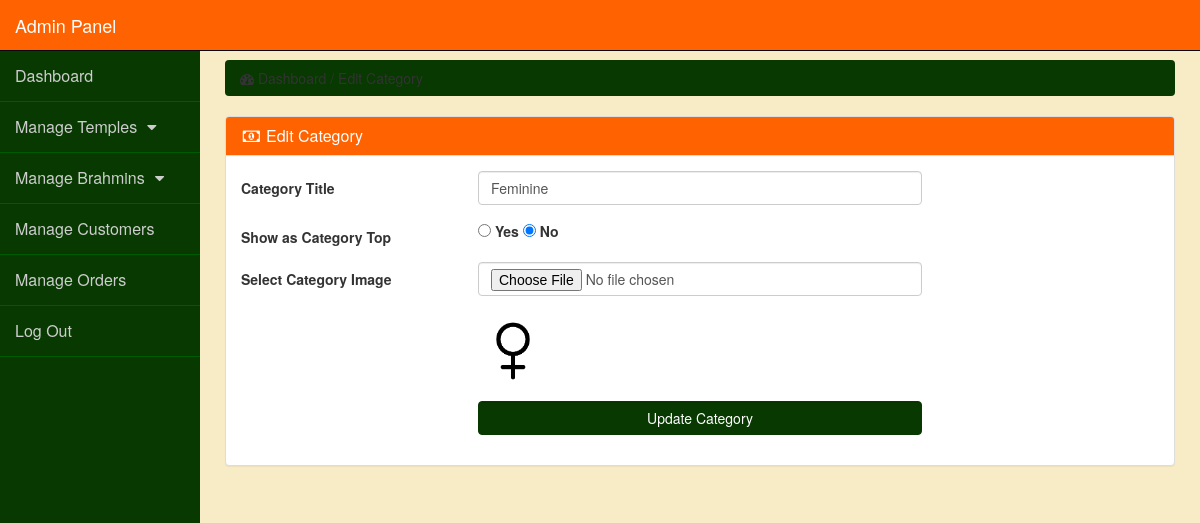
The page /admin_panel/index.php?edit_cat=2 (signed in) on the database its author committed.
### tables this page shows
CREATE TABLE `categories` (
  `cat_id` int(10) NOT NULL,
  `cat_title` text NOT NULL,
  `cat_top` text NOT NULL,
  `cat_image` text NOT NULL
);

### admin_panel/edit_cat.php (the view, shortened to what this page needs)
<?php
if(!isset($_SESSION['admin_email'])){
echo "<script>window.open('login.php','_self')</script>";
}
else {
?>
<?php
if(isset($_GET['edit_cat'])){
$edit_id = $_GET['edit_cat'];
$edit_cat = "select * from categories where cat_id='$edit_id'";
$run_edit = mysqli_query($con,$edit_cat);
$row_edit = mysqli_fetch_array($run_edit);
$c_title = $row_edit['cat_title'];
$c_top = $row_edit['cat_top'];
$c_image = $row_edit['cat_image'];
}
?>
<div class="row">
<div class="col-lg-12">
<ol class="breadcrumb">
<li>
<i class="fa fa-dashboard"></i> Dashboard / Edit Category
</li>
</ol>
</div>
</div>
<div class="row">
<div class="col-lg-12">
<div class="panel panel-default">
<div class="panel-heading">
<h3 class="panel-title">
<i class="fa fa-money fa-fw"></i> Edit Category
</h3>
</div>
<div class="panel-body">
<form class="form-horizontal" action="" method="post" enctype="multipart/form-data">
<div class="form-group">
<label class="col-md-3 control-label">Category Title</label>
<div class="col-md-6">
<input type="text" name="cat_title" class="form-control" value="<?php echo $c_title; ?>">
</div>
</div>
<div class="form-group">
<label class="col-md-3 control-label">Show as Category Top</label>
<div class="col-md-6">
<input type="radio" name="cat_top" value="yes"
<?php if($c_top == 'no'){}else{ echo "checked='checked'"; } ?>>
<label>Yes</label>
<input type="radio" name="cat_top" value="no"
<?php if($c_top == 'no'){ echo "checked='checked'"; }else{} ?>>
<label>No</label>
</div>
</div>
<div class="form-group">
<label class="col-md-3 control-label">Select Category Image</label>
<div class="col-md-6">
<input type="file" name="cat_image" class="form-control">
<br>
<img src="other_images/<?php echo $c_image; ?>" width="70" height="70" >
</div>
</div>
<div class="form-group">
<label class="col-md-3 control-label"></label>
<div class="col-md-6">
<input type="submit" name="update" value="Update Category" class="btn btn-primary form-control">
</div>
</div>
</form>
</div>
</div>
</div>
</div>
<?php } ?>

### admin_panel/css/style.css (style rules this page uses)
body { margin-top:100px; background-color: #f8ecc6; }
@media (min-width: 768px) { body { margin-top:50px; } }
.panel-body { border-radius:5px; }
.panel-default>.panel-heading { color: #fff; background-color: #ff6200; }
.btn-primary { color: #fff; background-color: #073901; border-color: #073901; }
.breadcrumb { background-color: #073901; }
.form-horizontal .control-label { text-align: left !important; }

### rows shown on the page
categories: cat_title "Feminine", cat_top "☑", cat_image (picture)
